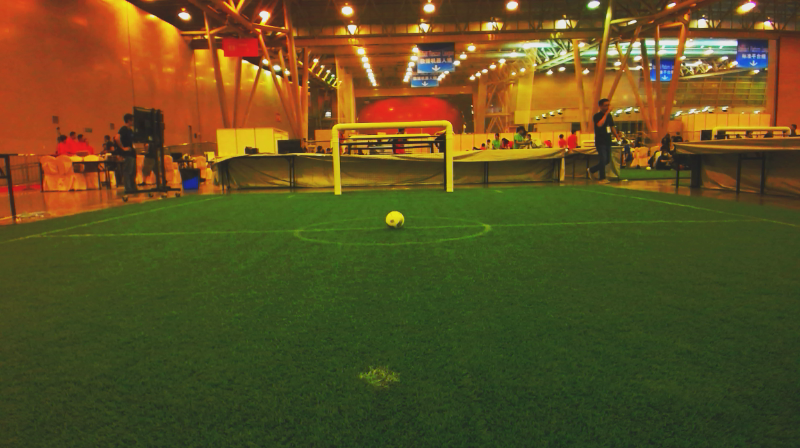
//> input picture data/001-rgb.png, 800 x 448 px
$ ./hsv data/001-rgb.png data/047-rgb.png   (built with g++ and OpenCV 4)
//> lines starting //> are read from the running program, lines starting //| are printed output that depends on the picture
#include <iostream>
#include <cstdlib>
#include <cstdio>
#include <math.h>

#include <opencv2/opencv.hpp>

using namespace cv;
using namespace std;

void
process(const char* imsname, const char* imdname)
{
//> called with imsname = "data/001-rgb.png", imdname = "data/047-rgb.png"
    Mat image =  imread(imsname);
//> image is the input picture: 448 rows x 800 cols, CV_8UC3; mean B, G, R 33.8, 79.9, 92.6
    imshow("before croping ", image);
    Mat HSV, Hue;
    cvtColor(image, HSV, CV_BGR2HSV);
//> HSV: 448 rows x 800 cols, CV_8UC3; mean H, S, V 32.6, 161.5, 105.2
    Mat h_s_v[3];
    int value;
    int index = 0;
    split(HSV, h_s_v);
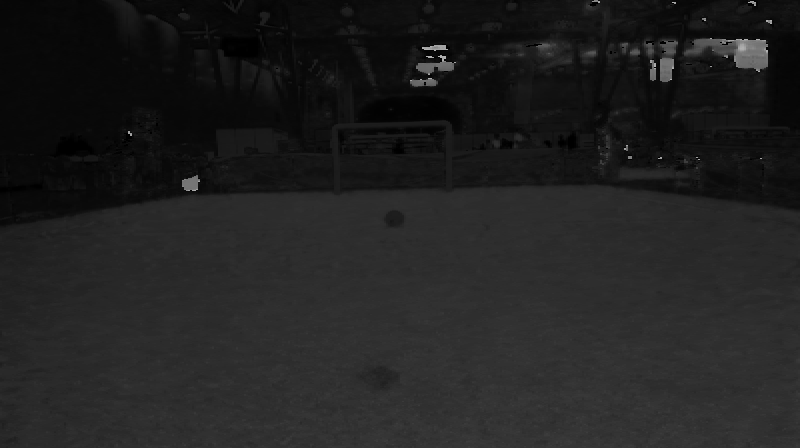
//> h_s_v[0]: 448 rows x 800 cols, CV_8UC1; min 0, max 179, mean 32.6
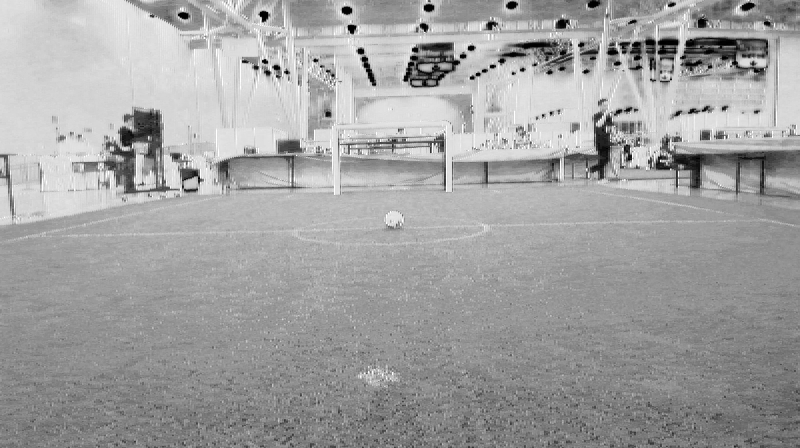
//> h_s_v[1]: 448 rows x 800 cols, CV_8UC1; min 0, max 255, mean 161.5
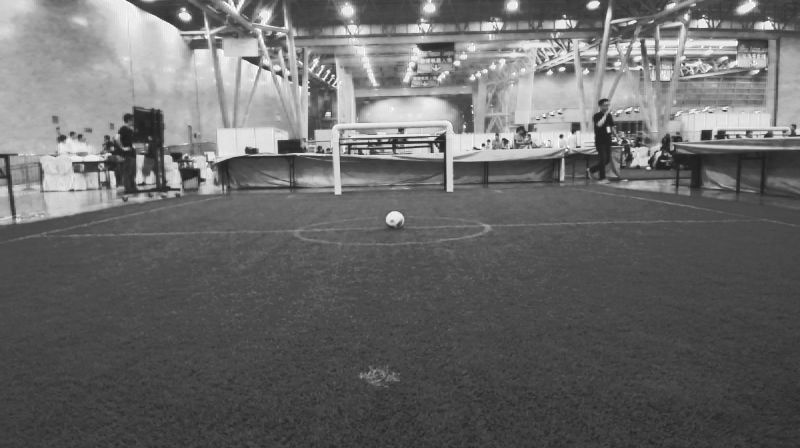
//> h_s_v[2]: 448 rows x 800 cols, CV_8UC1; min 32, max 255, mean 105.2
    for (int i = 0; i < h_s_v[2].rows; i++){
	    value = 0;
	    for (int j = 0; j < h_s_v[2].cols; j++){
	        value += h_s_v[2].at<uchar>(i,j);
	    }
        float mean = value/h_s_v[2].cols;
        if (mean > 120){
            index = i;
        }
    }
//> this loop made 448 passes
//> (value, mean) on passes 1 to 3: (83465, 104), (84275, 105), (85769, 107)
//> after the loop, value = 46300
    std::cout << h_s_v[2].cols << index << h_s_v[2].cols-index << std::endl;
//| 800186614
    Mat crp = h_s_v[2](Rect(0, index, h_s_v[2].cols, h_s_v[2].rows-(index+2)));
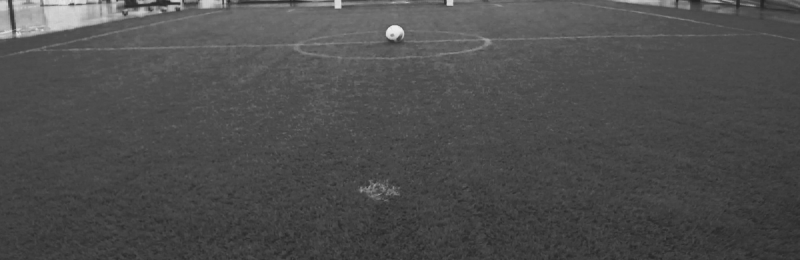
//> crp: 260 rows x 800 cols, CV_8UC1; min 34, max 238, mean 77.3
    //merge(crp, 3, HSV);
    //cvtColor(crp, image, CV_HSV2BGR);
    //imshow("colorized", image);
    imwrite(imdname, h_s_v[2]);
    waitKey(0);
}

void
usage (const char *s)
{
  std::cerr<<"Usage: "<<s<<" imsname imdname\n"<<std::endl;
  exit(EXIT_FAILURE);
}

#define param 2
int
main( int argc, char* argv[] )
{
  if(argc != (param+1))
    usage(argv[0]);

  FILE *fichier = NULL;
  fichier = fopen(argv[1],  "r");

  if (fichier == NULL){
      std::cerr<<"Impossible d'ouvrir le fichier !"<<std::endl;
      return EXIT_FAILURE;
  }
  process(argv[1], argv[2]);
  return EXIT_SUCCESS;
}

$ run again, on data/090-rgb.png
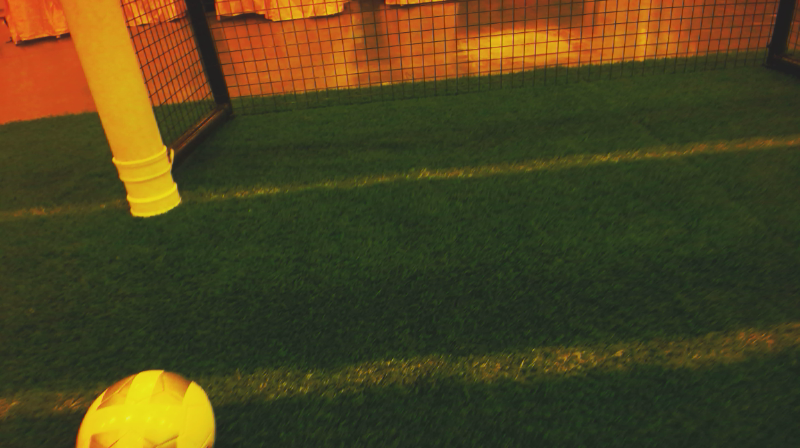
//> input picture data/090-rgb.png, 800 x 448 px
//> in process, image is the input picture: 448 rows x 800 cols, CV_8UC3; mean B, G, R 30.6, 67, 76.8
//> HSV: 448 rows x 800 cols, CV_8UC3; mean H, S, V 37.1, 132.1, 84.6
//> in process, `split(HSV, h_s_v);`:
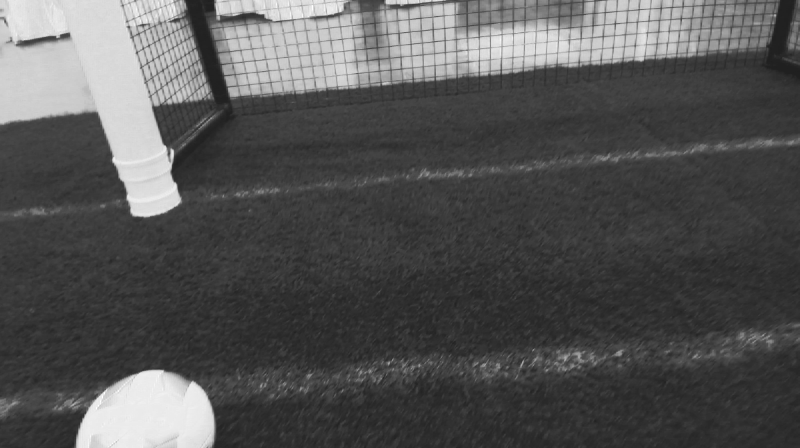
//> h_s_v[2]: 448 rows x 800 cols, CV_8UC1; min 31, max 255, mean 84.6
//> the loop in process, `for (int i = 0; i < h_s_v[2].rows; i++)` made 448 passes
//> (value, mean) on passes 1 to 3: (130768, 163), (129697, 162), (128724, 160)
//> after the loop in process, `for (int i = 0; i < h_s_v[2].rows; i++)`: value = 60319
//| 80082718
//> in process, `Mat crp = h_s_v[2](Rect(0, index, h_s_v[2].cols, h_s_v[2].rows-(index+..`:
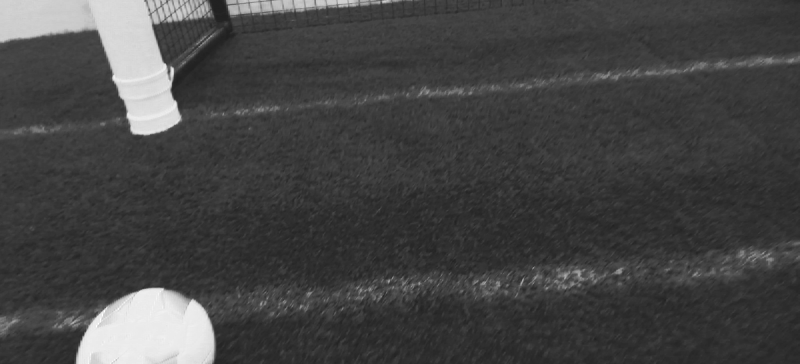
//> crp: 364 rows x 800 cols, CV_8UC1; min 32, max 255, mean 68.2

$ run again, on data/093-rgb.png
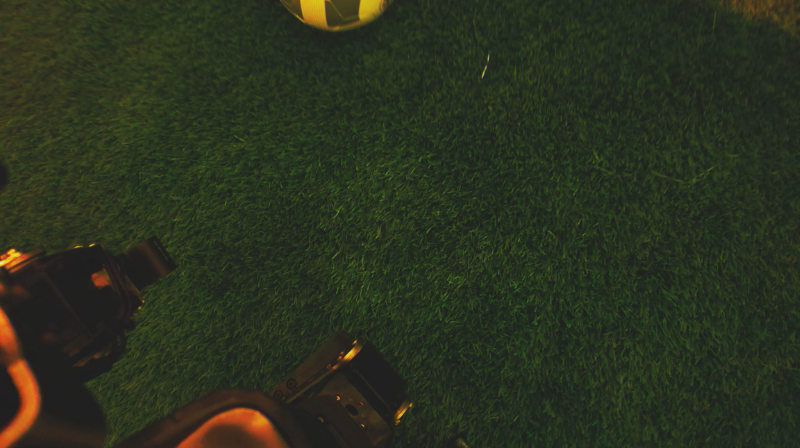
//> input picture data/093-rgb.png, 800 x 448 px
//> in process, image is the input picture: 448 rows x 800 cols, CV_8UC3; mean B, G, R 31.1, 49.3, 42.2
//> HSV: 448 rows x 800 cols, CV_8UC3; mean H, S, V 44.8, 90.3, 51.4
//> in process, `split(HSV, h_s_v);`:
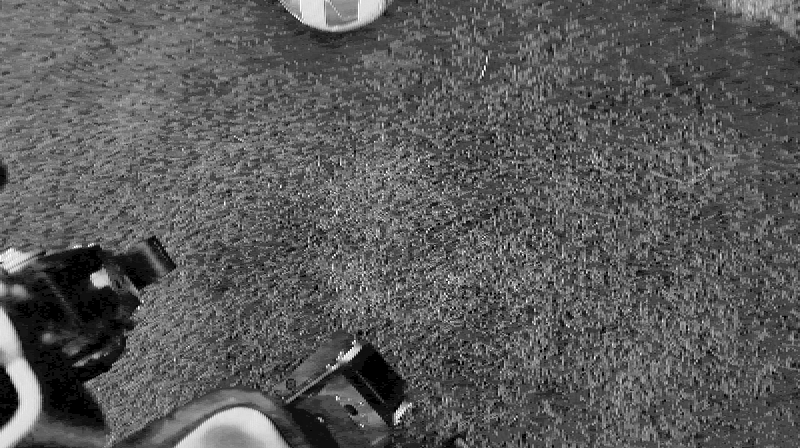
//> h_s_v[1]: 448 rows x 800 cols, CV_8UC1; min 0, max 255, mean 90.3
//> in process, `split(HSV, h_s_v);`:
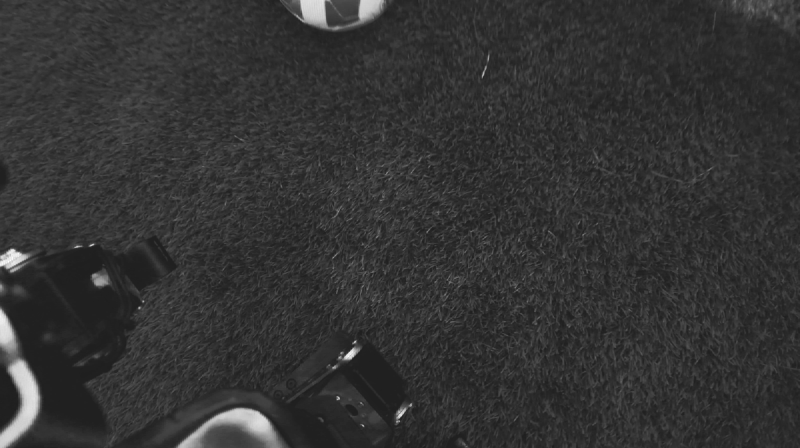
//> h_s_v[2]: 448 rows x 800 cols, CV_8UC1; min 31, max 255, mean 51.4
//> the loop in process, `for (int i = 0; i < h_s_v[2].rows; i++)` made 448 passes
//> (value, mean) on passes 1 to 3: (50983, 63), (50616, 63), (50336, 62)
//> after the loop in process, `for (int i = 0; i < h_s_v[2].rows; i++)`: value = 41901
//| 8000800

$ run again, on data/095-rgb.png
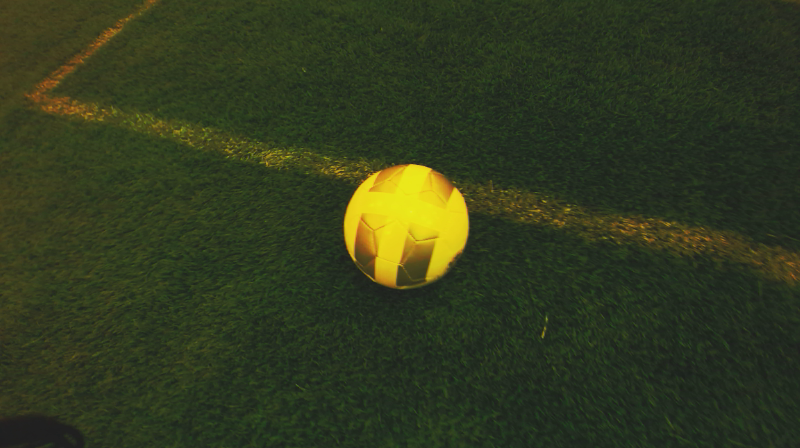
//> input picture data/095-rgb.png, 800 x 448 px
//> in process, image is the input picture: 448 rows x 800 cols, CV_8UC3; mean B, G, R 31, 57.5, 49.1
//> HSV: 448 rows x 800 cols, CV_8UC3; mean H, S, V 45.2, 105.5, 58.8
//> in process, `split(HSV, h_s_v);`:
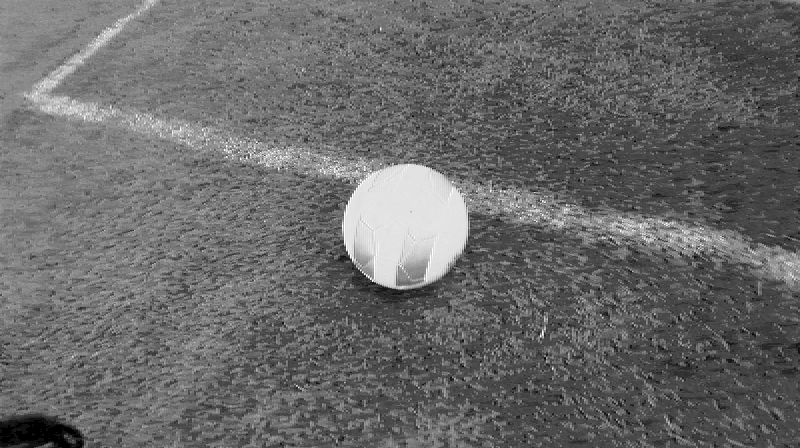
//> h_s_v[1]: 448 rows x 800 cols, CV_8UC1; min 0, max 255, mean 105.5
//> in process, `split(HSV, h_s_v);`:
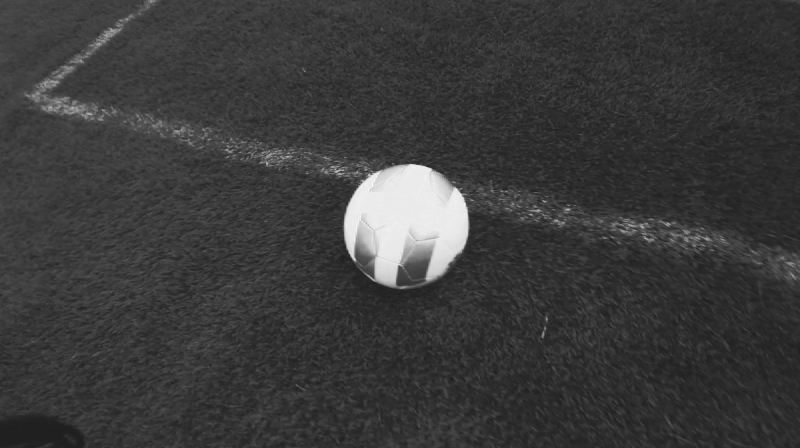
//> h_s_v[2]: 448 rows x 800 cols, CV_8UC1; min 31, max 251, mean 58.8
//> the loop in process, `for (int i = 0; i < h_s_v[2].rows; i++)` made 448 passes
//> (value, mean) on passes 1 to 3: (47995, 59), (47556, 59), (47203, 59)
//> after the loop in process, `for (int i = 0; i < h_s_v[2].rows; i++)`: value = 38655
//| 8000800
